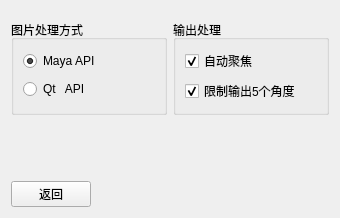
<?xml version="1.0" encoding="UTF-8"?>
<ui version="4.0">
 <class>Form</class>
 <widget class="QWidget" name="Form">
  <property name="geometry">
   <rect>
    <x>0</x>
    <y>0</y>
    <width>340</width>
    <height>218</height>
   </rect>
  </property>
  <property name="windowTitle">
   <string>Form</string>
  </property>
  <layout class="QVBoxLayout" name="verticalLayout_2">
   <property name="topMargin">
    <number>20</number>
   </property>
   <item>
    <layout class="QHBoxLayout" name="horizontalLayout">
     <item>
      <widget class="QGroupBox" name="groupBox_2">
       <property name="title">
        <string>图片处理方式</string>
       </property>
       <layout class="QVBoxLayout" name="verticalLayout">
        <item>
         <widget class="QRadioButton" name="Maya_RB">
          <property name="text">
           <string>Maya API</string>
          </property>
          <property name="checked">
           <bool>true</bool>
          </property>
         </widget>
        </item>
        <item>
         <widget class="QRadioButton" name="Qt_RB">
          <property name="text">
           <string>Qt   API</string>
          </property>
         </widget>
        </item>
       </layout>
      </widget>
     </item>
     <item>
      <widget class="QGroupBox" name="groupBox">
       <property name="title">
        <string>输出处理</string>
       </property>
       <layout class="QVBoxLayout" name="verticalLayout_3">
        <item>
         <widget class="QCheckBox" name="Focus_CB">
          <property name="text">
           <string>自动聚焦</string>
          </property>
          <property name="checked">
           <bool>true</bool>
          </property>
         </widget>
        </item>
        <item>
         <widget class="QCheckBox" name="Limit_CB">
          <property name="text">
           <string>限制输出5个角度</string>
          </property>
          <property name="checked">
           <bool>true</bool>
          </property>
         </widget>
        </item>
       </layout>
      </widget>
     </item>
    </layout>
   </item>
   <item>
    <spacer name="verticalSpacer">
     <property name="orientation">
      <enum>Qt::Vertical</enum>
     </property>
     <property name="sizeHint" stdset="0">
      <size>
       <width>20</width>
       <height>40</height>
      </size>
     </property>
    </spacer>
   </item>
   <item>
    <layout class="QHBoxLayout" name="horizontalLayout_2">
     <item>
      <widget class="QPushButton" name="Back_BTN">
       <property name="text">
        <string>返回</string>
       </property>
      </widget>
     </item>
     <item>
      <spacer name="horizontalSpacer">
       <property name="orientation">
        <enum>Qt::Horizontal</enum>
       </property>
       <property name="sizeHint" stdset="0">
        <size>
         <width>40</width>
         <height>20</height>
        </size>
       </property>
      </spacer>
     </item>
    </layout>
   </item>
  </layout>
 </widget>
 <resources/>
 <connections/>
</ui>
